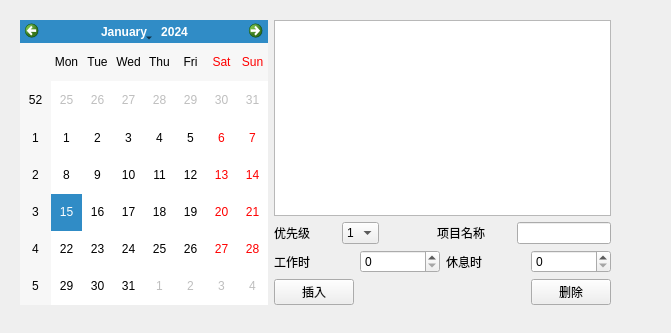
<?xml version="1.0" encoding="UTF-8"?>
<ui version="4.0">
 <class>daiban</class>
 <widget class="QWidget" name="daiban">
  <property name="geometry">
   <rect>
    <x>0</x>
    <y>0</y>
    <width>671</width>
    <height>333</height>
   </rect>
  </property>
  <property name="windowTitle">
   <string>待办</string>
  </property>
  <property name="windowIcon">
   <iconset resource="images.qrc">
    <normaloff>:/photos/tomato.png</normaloff>:/photos/tomato.png</iconset>
  </property>
  <widget class="QWidget" name="layoutWidget">
   <property name="geometry">
    <rect>
     <x>20</x>
     <y>20</y>
     <width>591</width>
     <height>285</height>
    </rect>
   </property>
   <layout class="QHBoxLayout" name="horizontalLayout_6">
    <item>
     <widget class="QCalendarWidget" name="calendarWidget"/>
    </item>
    <item>
     <layout class="QHBoxLayout" name="horizontalLayout_5">
      <item>
       <layout class="QVBoxLayout" name="verticalLayout">
        <item>
         <layout class="QHBoxLayout" name="horizontalLayout_4">
          <item>
           <widget class="QListWidget" name="listWidget"/>
          </item>
         </layout>
        </item>
        <item>
         <layout class="QHBoxLayout" name="horizontalLayout">
          <item>
           <widget class="QLabel" name="label">
            <property name="text">
             <string>优先级</string>
            </property>
           </widget>
          </item>
          <item>
           <spacer name="horizontalSpacer_11">
            <property name="orientation">
             <enum>Qt::Horizontal</enum>
            </property>
            <property name="sizeHint" stdset="0">
             <size>
              <width>40</width>
              <height>20</height>
             </size>
            </property>
           </spacer>
          </item>
          <item>
           <widget class="QComboBox" name="youxianjiBox">
            <item>
             <property name="text">
              <string>1</string>
             </property>
            </item>
            <item>
             <property name="text">
              <string>2</string>
             </property>
            </item>
            <item>
             <property name="text">
              <string>3</string>
             </property>
            </item>
           </widget>
          </item>
          <item>
           <spacer name="horizontalSpacer_7">
            <property name="orientation">
             <enum>Qt::Horizontal</enum>
            </property>
            <property name="sizeHint" stdset="0">
             <size>
              <width>40</width>
              <height>20</height>
             </size>
            </property>
           </spacer>
          </item>
          <item>
           <spacer name="horizontalSpacer_10">
            <property name="orientation">
             <enum>Qt::Horizontal</enum>
            </property>
            <property name="sizeHint" stdset="0">
             <size>
              <width>40</width>
              <height>20</height>
             </size>
            </property>
           </spacer>
          </item>
          <item>
           <widget class="QLabel" name="label_3">
            <property name="text">
             <string>项目名称</string>
            </property>
           </widget>
          </item>
          <item>
           <spacer name="horizontalSpacer_6">
            <property name="orientation">
             <enum>Qt::Horizontal</enum>
            </property>
            <property name="sizeHint" stdset="0">
             <size>
              <width>40</width>
              <height>20</height>
             </size>
            </property>
           </spacer>
          </item>
          <item>
           <widget class="QLineEdit" name="projectEdit"/>
          </item>
         </layout>
        </item>
        <item>
         <layout class="QHBoxLayout" name="horizontalLayout_2">
          <item>
           <widget class="QLabel" name="label_2">
            <property name="text">
             <string>工作时</string>
            </property>
           </widget>
          </item>
          <item>
           <widget class="QSpinBox" name="spinBox"/>
          </item>
          <item>
           <widget class="QLabel" name="label_4">
            <property name="text">
             <string>休息时</string>
            </property>
           </widget>
          </item>
          <item>
           <widget class="QSpinBox" name="spinBox_2"/>
          </item>
         </layout>
        </item>
        <item>
         <layout class="QHBoxLayout" name="horizontalLayout_3">
          <item>
           <widget class="QPushButton" name="insertButton">
            <property name="text">
             <string>插入</string>
            </property>
           </widget>
          </item>
          <item>
           <spacer name="horizontalSpacer_3">
            <property name="orientation">
             <enum>Qt::Horizontal</enum>
            </property>
            <property name="sizeHint" stdset="0">
             <size>
              <width>40</width>
              <height>20</height>
             </size>
            </property>
           </spacer>
          </item>
          <item>
           <widget class="QPushButton" name="deleteButton">
            <property name="text">
             <string>删除</string>
            </property>
           </widget>
          </item>
         </layout>
        </item>
       </layout>
      </item>
     </layout>
    </item>
   </layout>
  </widget>
 </widget>
 <resources>
  <include location="images.qrc"/>
 </resources>
 <connections/>
</ui>
